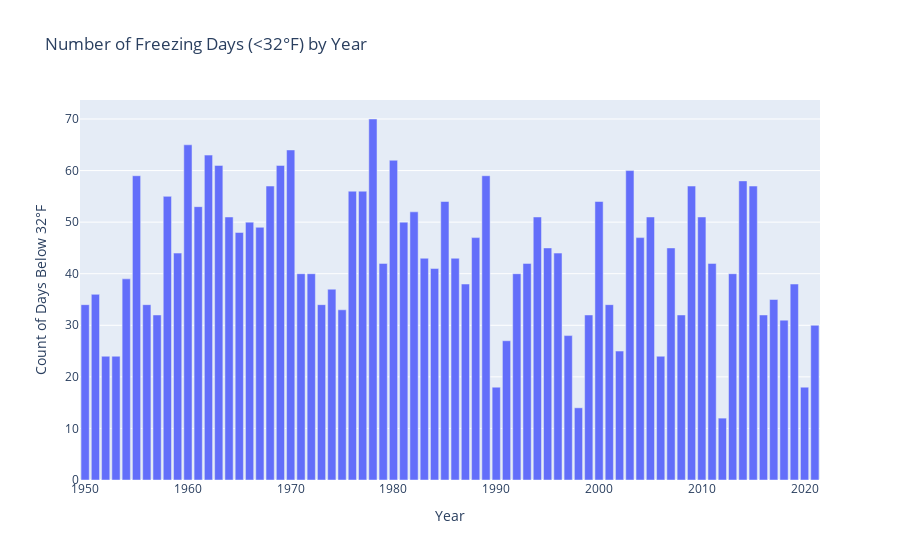

This figure's notebook cell:
### Code cell
import pandas as pd
import plotly.express as px

# 1. We'll use the original 'data' frame again
#    It already has 'Ftemp' and 'Year' columns.

# 2. Identify whether a day is below freezing
#    We'll consider the daily data: if that day's Ftemp < 32, we mark it as freezing.
data['BelowFreezing'] = data['Ftemp'] < 32

# 3. Count the number of freezing days in each year
freezing_days_per_year = data.groupby('Year')['BelowFreezing'].sum().reset_index()
freezing_days_per_year.columns = ['Year', 'FreezingDays']

# 4. Create a bar chart to visualize how many days per year were below freezing
fig = px.bar(
    freezing_days_per_year, 
    x='Year', 
    y='FreezingDays', 
    title="Number of Freezing Days (<32°F) by Year"
)

fig.update_layout(
    xaxis_title="Year",
    yaxis_title="Count of Days Below 32°F"
)

fig.show()

### Figure 1 — Plotly figure (JSON) as saved in the notebook; plotly's stock layout.template omitted (floating-point values rounded to 4 significant figures)
{"data": [{"hovertemplate": "Year=%{x}<br>FreezingDays=%{y}<extra></extra>", "legendgroup": "", "marker": {"color": "#636efa", "pattern": {"shape": ""}}, "name": "", "orientation": "v", "showlegend": false, "textposition": "auto", "type": "bar", "x": [1950, 1951, 1952, 1953, 1954, 1955, 1956, 1957, 1958, 1959, 1960, 1961, 1962, 1963, 1964, 1965, 1966, 1967, 1968, 1969, 1970, 1971, 1972, 1973, 1974, 1975, 1976, 1977, 1978, 1979, 1980, 1981, 1982, 1983, 1984, 1985, 1986, 1987, 1988, 1989, 1990, 1991, 1992, 1993, 1994, 1995, 1996, 1997, 1998, 1999, 2000, 2001, 2002, 2003, 2004, 2005, 2006, 2007, 2008, 2009, 2010, 2011, 2012, 2013, 2014, 2015, 2016, 2017, 2018, 2019, 2020, 2021], "xaxis": "x", "y": [34, 36, 24, 24, 39, 59, 34, 32, 55, 44, 65, 53, 63, 61, 51, 48, 50, 49, 57, 61, 64, 40, 40, 34, 37, 33, 56, 56, 70, 42, 62, 50, 52, 43, 41, 54, 43, 38, 47, 59, 18, 27, 40, 42, 51, 45, 44, 28, 14, 32, 54, 34, 25, 60, 47, 51, 24, 45, 32, 57, 51, 42, 12, 40, 58, 57, 32, 35, 31, 38, 18, 30], "yaxis": "y"}], "layout": {"barmode": "relative", "legend": {"tracegroupgap": 0}, "title": {"text": "Number of Freezing Days (<32°F) by Year"}, "xaxis": {"anchor": "y", "domain": [0, 1], "title": {"text": "Year"}}, "yaxis": {"anchor": "x", "domain": [0, 1], "title": {"text": "Count of Days Below 32°F"}}}}
